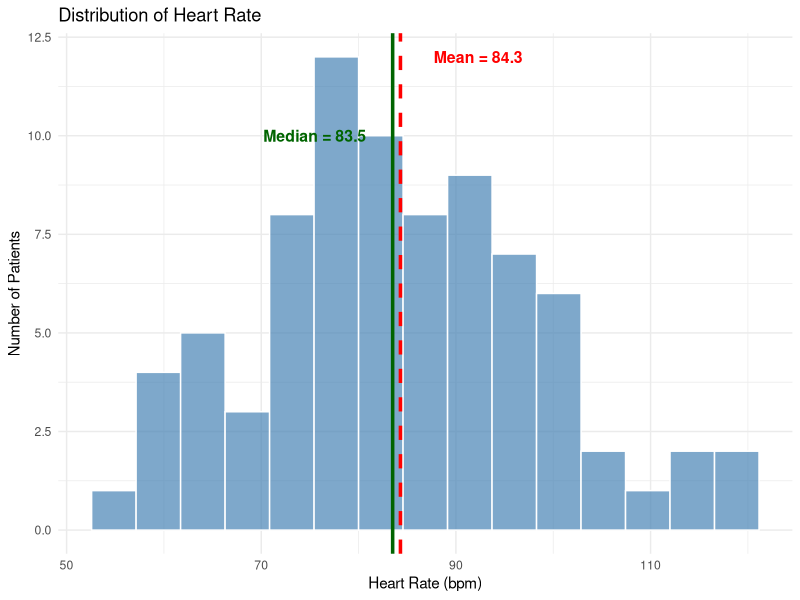
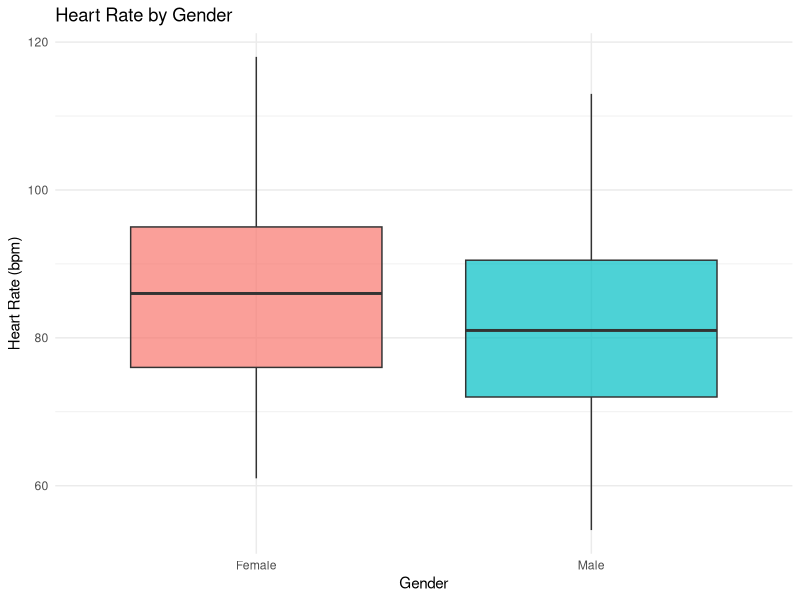
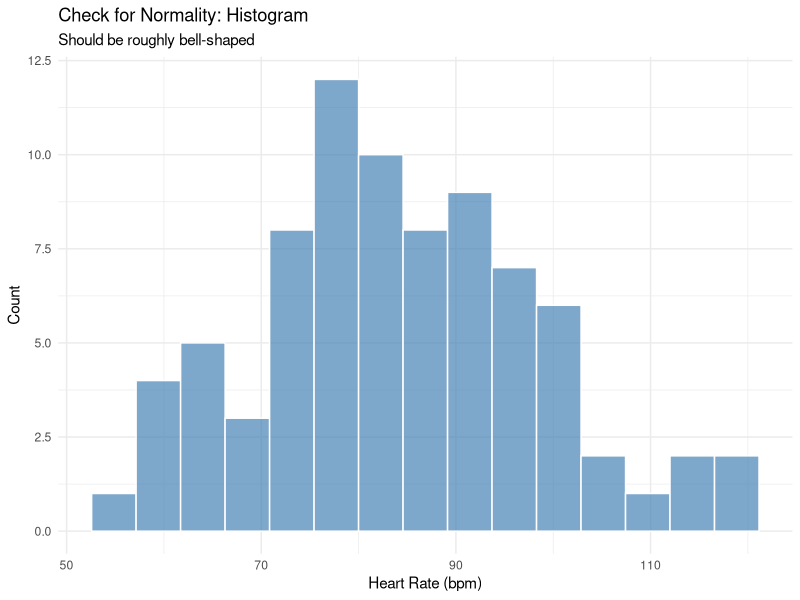
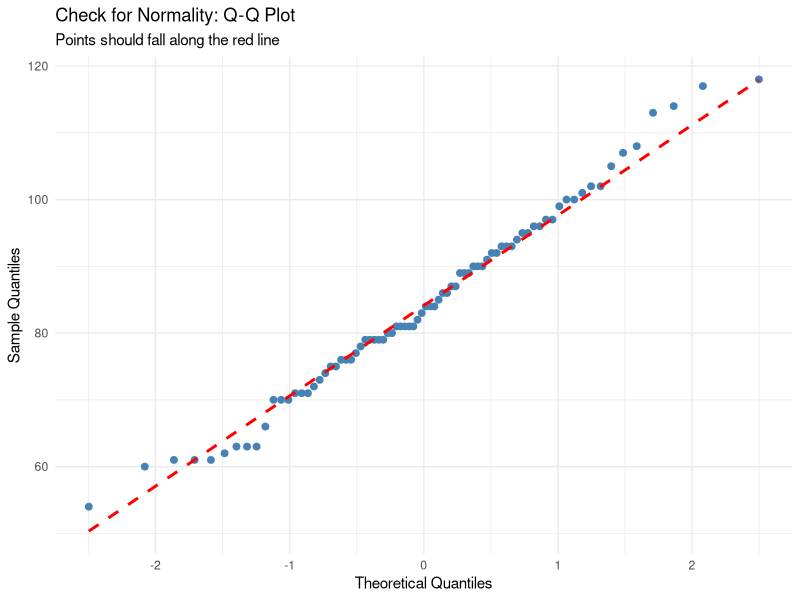

R code for these plots, in order:
## ---- chunk 1
knitr::opts_chunk$set(echo = TRUE, warning = FALSE, message = FALSE)
## ---- chunk 2
# Load required libraries
library(ggplot2)
library(dplyr)

# Load the data
set.seed(123)
er_data <- data.frame(
  patient_id = 1:80,
  age = round(rnorm(80, mean = 45, sd = 15)),
  heart_rate = round(rnorm(80, mean = 85, sd = 15)),
  temperature = round(rnorm(80, mean = 37.5, sd = 1.2), 1),
  gender = sample(c("Male", "Female"), 80, replace = TRUE),
  smoker = sample(c("Yes", "No"), 80, replace = TRUE, prob = c(0.25, 0.75)),
  department = sample(c("Cardiology", "General"), 80, replace = TRUE)
)

# View first few rows
head(er_data)
## ---- chunk 3
# Calculate mean heart rate
mean_hr <- mean(er_data$heart_rate)
mean_hr
## ---- chunk 4
# Calculate median temperature
median_temp <- median(er_data$temperature)
median_temp
## ---- chunk 5
# Create a frequency table for gender
gender_table <- table(er_data$gender)
gender_table

# Identify which gender appears most often
mode_gender <- names(which.max(gender_table))
mode_gender
## ---- chunk 6
# Calculate variance of age
var_age <- var(er_data$age)
var_age

# Calculate standard deviation of age
sd_age <- sd(er_data$age)
sd_age

# Verify that SD = sqrt(variance)
sqrt(var_age)
sd_age
## ---- chunk 7
# Calculate mean and median heart rate first
mean_hr <- mean(er_data$heart_rate)
median_hr <- median(er_data$heart_rate)

# Create histogram with ggplot2
ggplot(er_data, aes(x = heart_rate)) +
  geom_histogram(bins = 15, fill = "steelblue", alpha = 0.7, color = "white") +
  geom_vline(xintercept = mean_hr, color = "red", 
             linetype = "dashed", linewidth = 1.2) +
  geom_vline(xintercept = median_hr, color = "darkgreen", 
             linetype = "solid", linewidth = 1.2) +
  annotate("text", x = mean_hr + 8, y = 12, 
           label = paste("Mean =", round(mean_hr, 1)), 
           color = "red", size = 4, fontface = "bold") +
  annotate("text", x = median_hr - 8, y = 10, 
           label = paste("Median =", round(median_hr, 1)), 
           color = "darkgreen", size = 4, fontface = "bold") +
  labs(title = "Distribution of Heart Rate",
       x = "Heart Rate (bpm)", 
       y = "Number of Patients") +
  theme_minimal()
## ---- chunk 8
# Create boxplot
ggplot(er_data, aes(x = gender, y = heart_rate, fill = gender)) +
  geom_boxplot(alpha = 0.7) +
  labs(title = "Heart Rate by Gender",
       x = "Gender",
       y = "Heart Rate (bpm)") +
  theme_minimal() +
  theme(legend.position = "none")
## ---- chunk 9
# Check the data type of heart_rate
class(er_data$heart_rate)

# Look at summary statistics
summary(er_data$heart_rate)
## ---- chunk 10
# Create histogram of heart_rate
ggplot(er_data, aes(x = heart_rate)) +
  geom_histogram(bins = 15, fill = "steelblue", alpha = 0.7, color = "white") +
  labs(title = "Check for Normality: Histogram",
       subtitle = "Should be roughly bell-shaped",
       x = "Heart Rate (bpm)", 
       y = "Count") +
  theme_minimal()

# Create Q-Q plot
ggplot(er_data, aes(sample = heart_rate)) +
  stat_qq(color = "steelblue", size = 2) +
  stat_qq_line(color = "red", linetype = "dashed", linewidth = 1) +
  labs(title = "Check for Normality: Q-Q Plot",
       subtitle = "Points should fall along the red line",
       x = "Theoretical Quantiles", 
       y = "Sample Quantiles") +
  theme_minimal()

# Shapiro-Wilk test
shapiro.test(er_data$heart_rate)
## ---- chunk 11
# Check if all patient_ids are unique
length(unique(er_data$patient_id))
nrow(er_data)

# Are they equal?
length(unique(er_data$patient_id)) == nrow(er_data)
## ---- chunk 12
# Perform one-sample t-test
# H0: mean temperature ≤ 37.0
# H1: mean temperature > 37.0
t_test_temp <- t.test(er_data$temperature, 
                      mu = 37.0, 
                      alternative = "greater")

t_test_temp
## ---- chunk 13
# Before testing, check if variances are similar
# Calculate variance by gender
er_data %>%
  group_by(gender) %>%
  summarize(
    n = n(),
    mean_hr = mean(heart_rate),
    var_hr = var(heart_rate),
    sd_hr = sd(heart_rate)
  )

# Perform two-sample t-test
# H0: mean_male = mean_female
# H1: mean_male ≠ mean_female
t_test_gender <- t.test(heart_rate ~ gender, data = er_data)

t_test_gender
## ---- chunk 14
# Create paired data (first 40 patients, measured twice)
set.seed(456)
treatment_data <- data.frame(
  patient_id = 1:40,
  hr_before = round(rnorm(40, mean = 95, sd = 12)),
  hr_after = round(rnorm(40, mean = 85, sd = 12))
)

# Perform paired t-test
# H0: mean difference = 0
# H1: mean difference ≠ 0
t_test_paired <- t.test(treatment_data$hr_before, 
                        treatment_data$hr_after, 
                        paired = TRUE)

t_test_paired

# Calculate mean difference
mean_diff <- mean(treatment_data$hr_before - treatment_data$hr_after)
cat("\nMean difference (before - after):", round(mean_diff, 2), "bpm")
## ---- chunk 15
# Create contingency table
cont_table <- table(er_data$smoker, er_data$department)
cont_table

# Add row and column totals for clarity
addmargins(cont_table)

# Perform chi-square test
chi_test <- chisq.test(cont_table)
chi_test

# Check expected counts (should all be ≥ 5)
chi_test$expected
## ---- chunk 16
# Create summary table
results <- data.frame(
  Test = c("One-sample t-test", "Two-sample t-test", "Paired t-test", "Chi-square test"),
  Question = c(
    "Temp > 37.0°C?",
    "HR differs by gender?",
    "HR changed after treatment?",
    "Smoking associated with dept?"
  ),
  P_Value = c(
    round(t_test_temp$p.value, 4),
    round(t_test_gender$p.value, 4),
    round(t_test_paired$p.value, 4),
    round(chi_test$p.value, 4)
  ),
  Significant = c(
    ifelse(t_test_temp$p.value < 0.05, "Yes", "No"),
    ifelse(t_test_gender$p.value < 0.05, "Yes", "No"),
    ifelse(t_test_paired$p.value < 0.05, "Yes", "No"),
    ifelse(chi_test$p.value < 0.05, "Yes", "No")
  )
)

knitr::kable(results, caption = "Summary of Hypothesis Tests")
